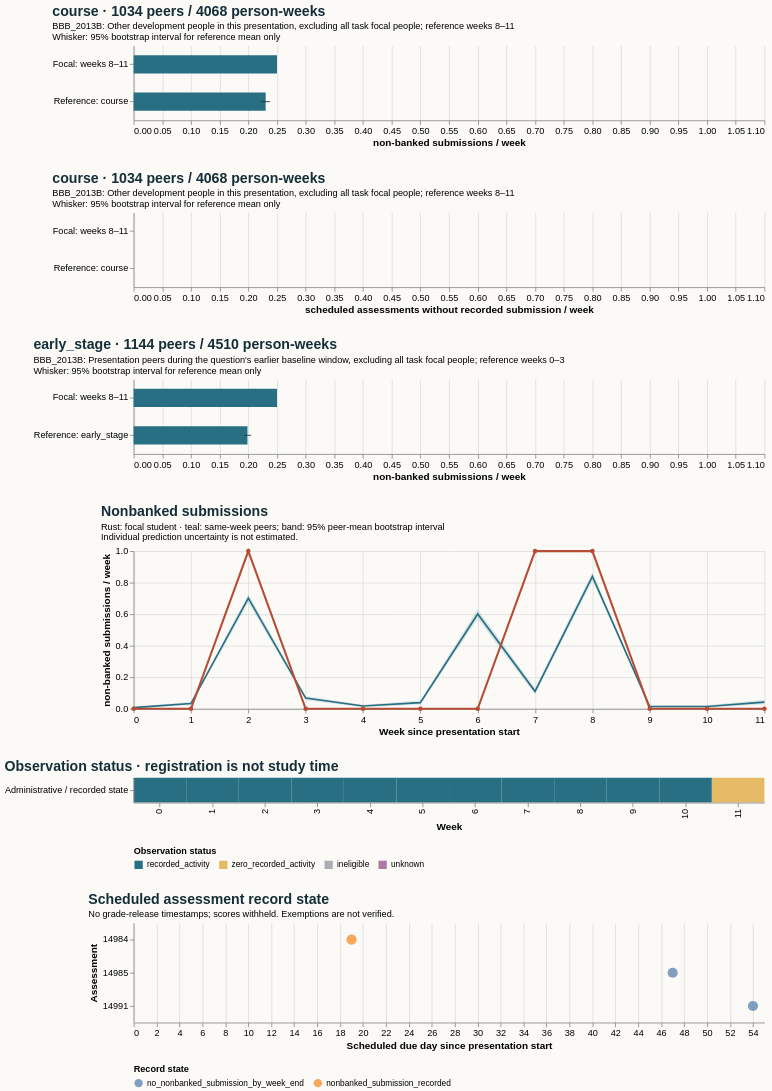

Describe this chart as a Vega-Lite specification.
### Vega-Lite specification from a JSON file in a GitHub repository (floating-point values rounded to 4 significant figures)
{"$schema": "https://vega.github.io/schema/vega-lite/v5.20.1.json", "config": {"axis": {"labelFontSize": 11, "titleFontSize": 12}, "background": "#fbfaf7", "font": "sans-serif", "title": {"anchor": "start", "color": "#142e38", "fontSize": 17, "subtitleFontSize": 11}, "view": {"continuousHeight": 300, "continuousWidth": 300, "stroke": null}}, "datasets": {"data-00f20bfa52a0d832d1e59eac9485cdda": [{"hi": null, "lo": null, "series": "Focal: weeks 8–11", "value": 0.25}, {"hi": 0.238, "lo": 0.2218, "series": "Reference: course", "value": 0.2303}], "data-52e1a1720fb91881e6edee55fe9bd172": [{"end_day": 6, "focal_value": 0.0, "peer_ci_high": 0.01312, "peer_ci_low": 0.002625, "peer_mean": 0.007874, "peer_observations": 1143, "peer_people": 1143, "reference": "course", "unit": "non-banked submissions / week", "week": 0}, {"end_day": 13, "focal_value": 0.0, "peer_ci_high": 0.04489, "peer_ci_low": 0.02377, "peer_mean": 0.03345, "peer_observations": 1136, "peer_people": 1136, "reference": "course", "unit": "non-banked submissions / week", "week": 1}, {"end_day": 20, "focal_value": 1.0, "peer_ci_high": 0.7265, "peer_ci_low": 0.6725, "peer_mean": 0.7015, "peer_observations": 1119, "peer_people": 1119, "reference": "course", "unit": "non-banked submissions / week", "week": 2}, {"end_day": 27, "focal_value": 0.0, "peer_ci_high": 0.08094, "peer_ci_low": 0.05396, "peer_mean": 0.06835, "peer_observations": 1112, "peer_people": 1112, "reference": "course", "unit": "non-banked submissions / week", "week": 3}, {"end_day": 34, "focal_value": 0.0, "peer_ci_high": 0.02507, "peer_ci_low": 0.01021, "peer_mean": 0.01764, "peer_observations": 1077, "peer_people": 1077, "reference": "course", "unit": "non-banked submissions / week", "week": 4}, {"end_day": 41, "focal_value": 0.0, "peer_ci_high": 0.05283, "peer_ci_low": 0.02804, "peer_mean": 0.03925, "peer_observations": 1070, "peer_people": 1070, "reference": "course", "unit": "non-banked submissions / week", "week": 5}, {"end_day": 48, "focal_value": 0.0, "peer_ci_high": 0.6311, "peer_ci_low": 0.5712, "peer_mean": 0.6009, "peer_observations": 1060, "peer_people": 1060, "reference": "course", "unit": "non-banked submissions / week", "week": 6}, {"end_day": 55, "focal_value": 1.0, "peer_ci_high": 0.1303, "peer_ci_low": 0.09241, "peer_mean": 0.1111, "peer_observations": 1044, "peer_people": 1044, "reference": "course", "unit": "non-banked submissions / week", "week": 7}, {"end_day": 62, "focal_value": 1.0, "peer_ci_high": 0.8656, "peer_ci_low": 0.8119, "peer_mean": 0.8395, "peer_observations": 1034, "peer_people": 1034, "reference": "course", "unit": "non-banked submissions / week", "week": 8}, {"end_day": 69, "focal_value": 0.0, "peer_ci_high": 0.02163, "peer_ci_low": 0.007866, "peer_mean": 0.01475, "peer_observations": 1017, "peer_people": 1017, "reference": "course", "unit": "non-banked submissions / week", "week": 9}, {"end_day": 76, "focal_value": 0.0, "peer_ci_high": 0.02275, "peer_ci_low": 0.006924, "peer_mean": 0.01484, "peer_observations": 1011, "peer_people": 1011, "reference": "course", "unit": "non-banked submissions / week", "week": 10}, {"end_day": 83, "focal_value": 0.0, "peer_ci_high": 0.05765, "peer_ci_low": 0.0293, "peer_mean": 0.04274, "peer_observations": 1006, "peer_people": 1006, "reference": "course", "unit": "non-banked submissions / week", "week": 11}], "data-770ce5d87c1c8bea199b2664b3a9bcb9": [{"hi": null, "lo": null, "series": "Focal: weeks 8–11", "value": 0.0}, {"hi": 0.0, "lo": 0.0, "series": "Reference: course", "value": 0.0}], "data-bbc27160696c67b673066940cb29f157": [{"as_of_day": 20, "assessment_id": 14984, "course": "BBB_2013B", "due_day": 19, "person_id": 520836, "score_status": "withheld_release_time_unknown", "state": "nonbanked_submission_recorded", "week": 2}, {"as_of_day": 48, "assessment_id": 14985, "course": "BBB_2013B", "due_day": 47, "person_id": 520836, "score_status": "withheld_release_time_unknown", "state": "no_nonbanked_submission_by_week_end", "week": 6}, {"as_of_day": 55, "assessment_id": 14991, "course": "BBB_2013B", "due_day": 54, "person_id": 520836, "score_status": "withheld_release_time_unknown", "state": "no_nonbanked_submission_by_week_end", "week": 7}], "data-dfd2a4fb1a259e2783239fed9ec24023": [{"hi": null, "lo": null, "series": "Focal: weeks 8–11", "value": 0.25}, {"hi": 0.205, "lo": 0.1931, "series": "Reference: early_stage", "value": 0.1985}], "data-fdcf9db9021dd4511dabbb471f7393ed": [{"eligible_days": 7.0, "end_day": 6, "logging_completeness": "unknown", "observation_status": "recorded_activity", "row": "Administrative / recorded state", "score_status": "withheld_release_time_unknown", "start_day": 0, "value": 0.0, "week": 0}, {"eligible_days": 7.0, "end_day": 13, "logging_completeness": "unknown", "observation_status": "recorded_activity", "row": "Administrative / recorded state", "score_status": "withheld_release_time_unknown", "start_day": 7, "value": 0.0, "week": 1}, {"eligible_days": 7.0, "end_day": 20, "logging_completeness": "unknown", "observation_status": "recorded_activity", "row": "Administrative / recorded state", "score_status": "withheld_release_time_unknown", "start_day": 14, "value": 1.0, "week": 2}, {"eligible_days": 7.0, "end_day": 27, "logging_completeness": "unknown", "observation_status": "recorded_activity", "row": "Administrative / recorded state", "score_status": "withheld_release_time_unknown", "start_day": 21, "value": 0.0, "week": 3}, {"eligible_days": 7.0, "end_day": 34, "logging_completeness": "unknown", "observation_status": "recorded_activity", "row": "Administrative / recorded state", "score_status": "withheld_release_time_unknown", "start_day": 28, "value": 0.0, "week": 4}, {"eligible_days": 7.0, "end_day": 41, "logging_completeness": "unknown", "observation_status": "recorded_activity", "row": "Administrative / recorded state", "score_status": "withheld_release_time_unknown", "start_day": 35, "value": 0.0, "week": 5}, {"eligible_days": 7.0, "end_day": 48, "logging_completeness": "unknown", "observation_status": "recorded_activity", "row": "Administrative / recorded state", "score_status": "withheld_release_time_unknown", "start_day": 42, "value": 0.0, "week": 6}, {"eligible_days": 7.0, "end_day": 55, "logging_completeness": "unknown", "observation_status": "recorded_activity", "row": "Administrative / recorded state", "score_status": "withheld_release_time_unknown", "start_day": 49, "value": 1.0, "week": 7}, {"eligible_days": 7.0, "end_day": 62, "logging_completeness": "unknown", "observation_status": "recorded_activity", "row": "Administrative / recorded state", "score_status": "withheld_release_time_unknown", "start_day": 56, "value": 1.0, "week": 8}, {"eligible_days": 7.0, "end_day": 69, "logging_completeness": "unknown", "observation_status": "recorded_activity", "row": "Administrative / recorded state", "score_status": "withheld_release_time_unknown", "start_day": 63, "value": 0.0, "week": 9}, {"eligible_days": 7.0, "end_day": 76, "logging_completeness": "unknown", "observation_status": "recorded_activity", "row": "Administrative / recorded state", "score_status": "withheld_release_time_unknown", "start_day": 70, "value": 0.0, "week": 10}, {"eligible_days": 7.0, "end_day": 83, "logging_completeness": "unknown", "observation_status": "zero_recorded_activity", "row": "Administrative / recorded state", "score_status": "withheld_release_time_unknown", "start_day": 77, "value": 0.0, "week": 11}]}, "resolve": {"scale": {"color": "independent"}}, "spacing": 28, "vconcat": [{"data": {"name": "data-00f20bfa52a0d832d1e59eac9485cdda"}, "height": 90, "layer": [{"encoding": {"x": {"field": "value", "scale": {"domain": [0, 1.05], "zero": true}, "title": "non-banked submissions / week", "type": "quantitative"}, "y": {"field": "series", "sort": null, "title": null, "type": "nominal"}}, "mark": {"color": "#286f83", "size": 22, "type": "bar"}}, {"encoding": {"x": {"field": "lo", "type": "quantitative"}, "x2": {"field": "hi"}, "y": {"field": "series", "sort": null, "title": null, "type": "nominal"}}, "mark": {"color": "#142e38", "type": "rule"}}], "title": {"subtitle": ["BBB_2013B: Other development people in this presentation, excluding all task focal people; reference weeks 8–11", "Whisker: 95% bootstrap interval for reference mean only"], "text": "course · 1034 peers / 4068 person-weeks"}, "width": 760}, {"data": {"name": "data-770ce5d87c1c8bea199b2664b3a9bcb9"}, "height": 90, "layer": [{"encoding": {"x": {"field": "value", "scale": {"domain": [0, 1.05], "zero": true}, "title": "scheduled assessments without recorded submission / week", "type": "quantitative"}, "y": {"field": "series", "sort": null, "title": null, "type": "nominal"}}, "mark": {"color": "#286f83", "size": 22, "type": "bar"}}, {"encoding": {"x": {"field": "lo", "type": "quantitative"}, "x2": {"field": "hi"}, "y": {"field": "series", "sort": null, "title": null, "type": "nominal"}}, "mark": {"color": "#142e38", "type": "rule"}}], "title": {"subtitle": ["BBB_2013B: Other development people in this presentation, excluding all task focal people; reference weeks 8–11", "Whisker: 95% bootstrap interval for reference mean only"], "text": "course · 1034 peers / 4068 person-weeks"}, "width": 760}, {"data": {"name": "data-dfd2a4fb1a259e2783239fed9ec24023"}, "height": 90, "layer": [{"encoding": {"x": {"field": "value", "scale": {"domain": [0, 1.05], "zero": true}, "title": "non-banked submissions / week", "type": "quantitative"}, "y": {"field": "series", "sort": null, "title": null, "type": "nominal"}}, "mark": {"color": "#286f83", "size": 22, "type": "bar"}}, {"encoding": {"x": {"field": "lo", "type": "quantitative"}, "x2": {"field": "hi"}, "y": {"field": "series", "sort": null, "title": null, "type": "nominal"}}, "mark": {"color": "#142e38", "type": "rule"}}], "title": {"subtitle": ["BBB_2013B: Presentation peers during the question's earlier baseline window, excluding all task focal people; reference weeks 0–3", "Whisker: 95% bootstrap interval for reference mean only"], "text": "early_stage · 1144 peers / 4510 person-weeks"}, "width": 760}, {"data": {"name": "data-52e1a1720fb91881e6edee55fe9bd172"}, "height": 190, "layer": [{"encoding": {"x": {"axis": {"tickMinStep": 1}, "field": "week", "title": "Week since presentation start", "type": "quantitative"}, "y": {"field": "peer_ci_low", "scale": {"zero": true}, "title": "non-banked submissions / week", "type": "quantitative"}, "y2": {"field": "peer_ci_high"}}, "mark": {"color": "#286f83", "opacity": 0.16, "type": "area"}}, {"encoding": {"tooltip": [{"field": "week", "type": "quantitative"}, {"field": "peer_mean", "type": "quantitative"}, {"field": "peer_people", "type": "quantitative"}, {"field": "peer_observations", "type": "quantitative"}], "x": {"field": "week", "type": "quantitative"}, "y": {"field": "peer_mean", "type": "quantitative"}}, "mark": {"color": "#286f83", "strokeWidth": 2, "type": "line"}}, {"encoding": {"tooltip": [{"field": "week", "type": "quantitative"}, {"field": "focal_value", "type": "quantitative"}], "x": {"field": "week", "type": "quantitative"}, "y": {"field": "focal_value", "type": "quantitative"}}, "mark": {"color": "#b64c35", "point": {"color": "#b64c35"}, "strokeWidth": 2.5, "type": "line"}}], "title": {"subtitle": ["Rust: focal student · teal: same-week peers; band: 95% peer-mean bootstrap interval", "Individual prediction uncertainty is not estimated."], "text": "Nonbanked submissions"}, "width": 760}, {"data": {"name": "data-fdcf9db9021dd4511dabbb471f7393ed"}, "encoding": {"color": {"field": "observation_status", "legend": {"labelLimit": 260, "orient": "bottom"}, "scale": {"domain": ["recorded_activity", "zero_recorded_activity", "ineligible", "unknown"], "range": ["#286f83", "#e4bb64", "#aaaeb3", "#ac78a5"]}, "title": "Observation status", "type": "nominal"}, "tooltip": [{"field": "week", "type": "quantitative"}, {"field": "eligible_days", "type": "quantitative"}, {"field": "observation_status", "type": "nominal"}, {"field": "logging_completeness", "type": "nominal"}], "x": {"field": "week", "title": "Week", "type": "ordinal"}, "y": {"field": "row", "title": null, "type": "nominal"}}, "height": 30, "mark": {"type": "rect"}, "title": "Observation status · registration is not study time", "width": 760}, {"data": {"name": "data-bbc27160696c67b673066940cb29f157"}, "encoding": {"color": {"field": "state", "legend": {"labelLimit": 400, "orient": "bottom"}, "title": "Record state", "type": "nominal"}, "tooltip": [{"field": "assessment_id", "type": "quantitative"}, {"field": "due_day", "type": "quantitative"}, {"field": "as_of_day", "type": "quantitative"}, {"field": "state", "type": "nominal"}, {"field": "score_status", "type": "nominal"}], "x": {"field": "due_day", "title": "Scheduled due day since presentation start", "type": "quantitative"}, "y": {"field": "assessment_id", "title": "Assessment", "type": "nominal"}}, "height": 120, "mark": {"filled": true, "size": 150, "type": "point"}, "title": {"subtitle": "No grade-release timestamps; scores withheld. Exemptions are not verified.", "text": "Scheduled assessment record state"}, "width": 760}]}
